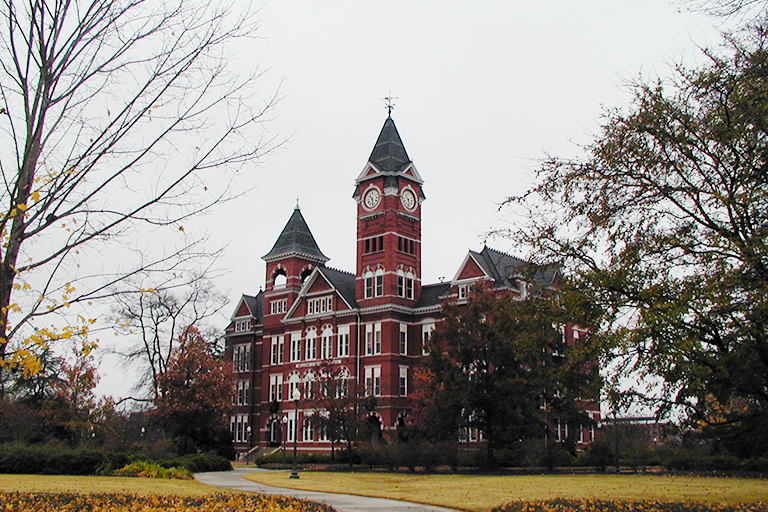
%> input picture HW6/samford.png, 768 x 512 px
$ octave hw6_script.m   (GNU Octave 9; MATLAB toolbox functions it lacks are replaced by stand-ins)
%> lines starting %> are read from the running program, lines starting %| are printed output that depends on the picture
% HW6
% Matt Boler

clc; clear all; close all
set(0, 'DefaultFigureColormap', gray(256))
%% Exercise 1

image = rgb2gray(imread('samford.png'));
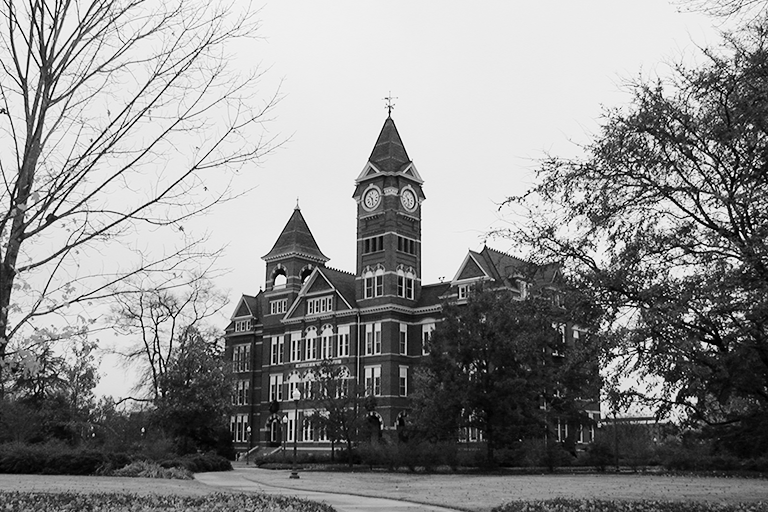
%> image: size 512x768 uint8; min 0, max 255, mean 142.9
ker = fspecial('disk', 6);

%image_F = fft2(im2double(image));
image_F = fft2(double(image));
ker_F = fft2(ker, size(image, 1), size(image, 2));
blurred_image = real(ifft2(ker_F .* image_F));
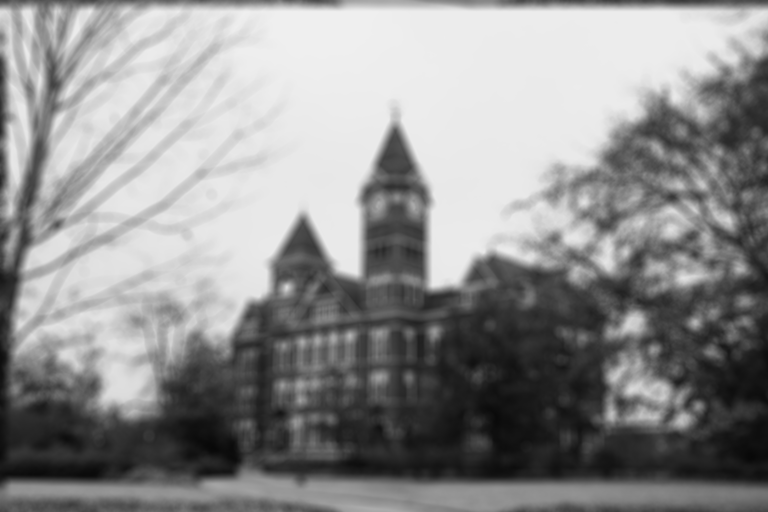
%> blurred_image: size 512x768 double; min 8.5, max 240, mean 142.9
figure(1)
imagesc(blurred_image)
title("Image blurred via FT");
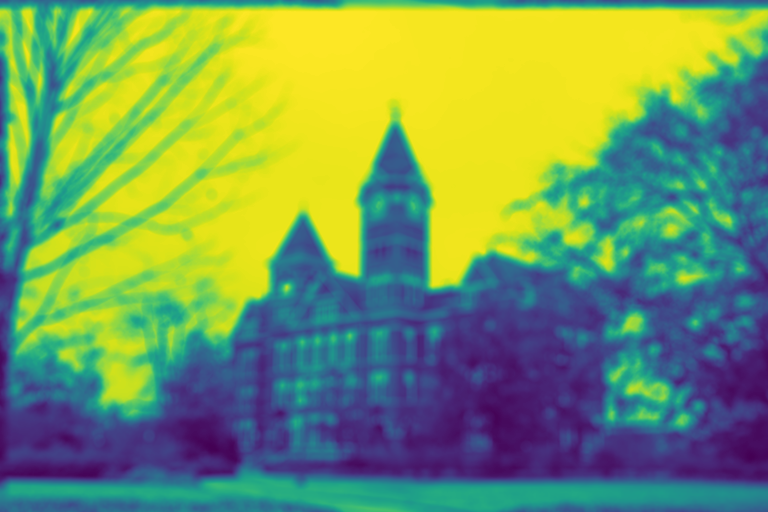
%> displayed picture: size 512x768x3, on the screen's scale of 0 to 255; mean R, G, B 117.5, 152, 93.2


%% Exercise 2

% oneliner: ker, blurred_image -> inverse filtered image

FFT_inverted = fft2(blurred_image) ./ fft2(ker, size(blurred_image, 1), size(blurred_image, 2));
inverted_image = real(ifft2(FFT_inverted));
figure(2)
imagesc(inverted_image)
title("Inverse Filtered Image")
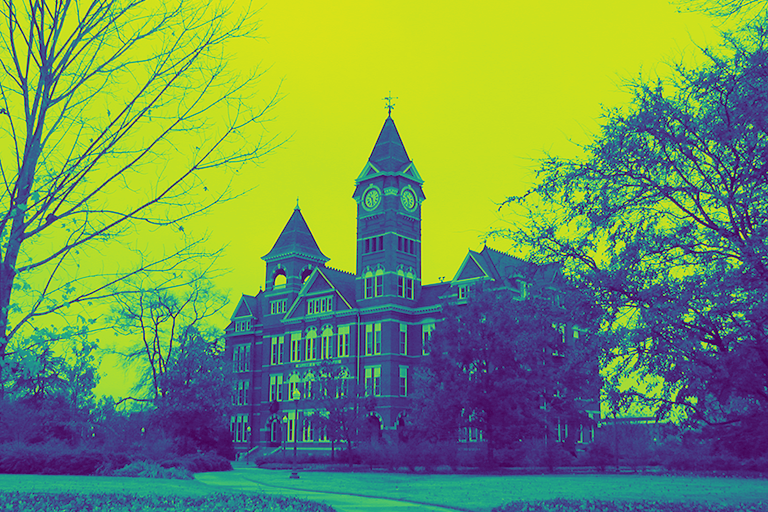
%> displayed picture: size 512x768x3, on the screen's scale of 0 to 255; mean R, G, B 115.7, 147.7, 89.1

%% Exercise 3
sigma = 5;
noise = sigma * randn(size(image));
% There has to be a better way than this...
noise_image = blurred_image + noise;
figure(4)
imagesc(noise_image)
title("Image with Noise")
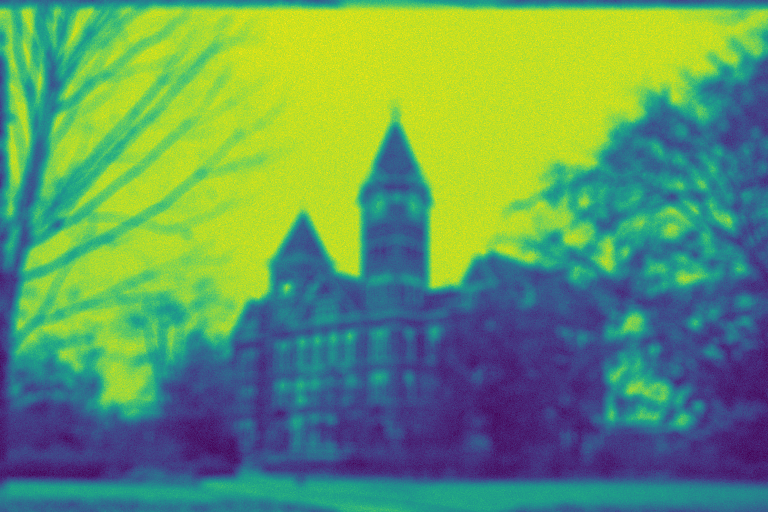
%> displayed picture: size 512x768x3, on the screen's scale of 0 to 255; mean R, G, B 98.5, 150.2, 101.2

%% Exercise 4

$ run again, with HW6/inverse_no_noise.png copied over HW6/samford.png
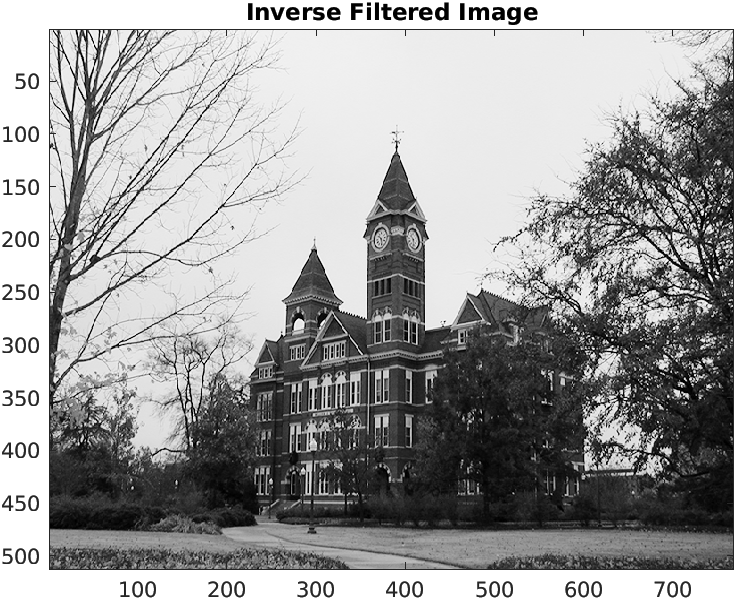
%> input picture HW6/inverse_no_noise.png, 736 x 600 px
%> `blurred_image = real(ifft2(ker_F .* image_F));`:
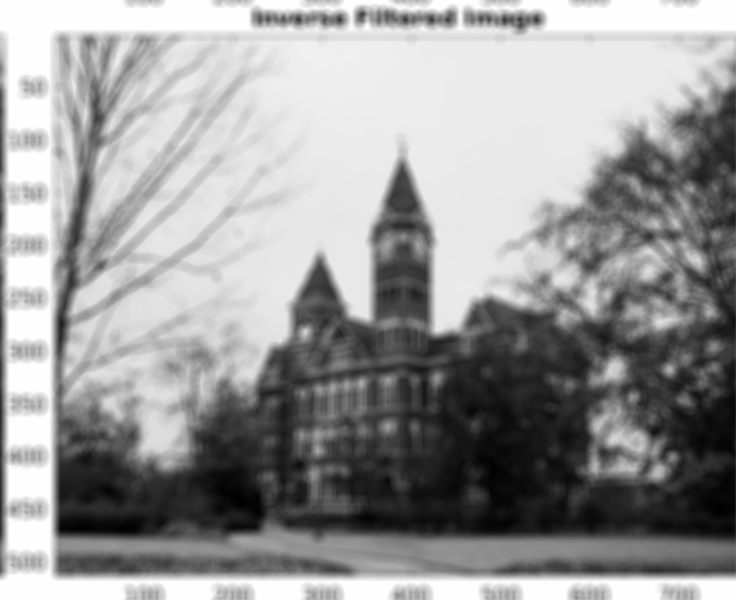
%> blurred_image: size 600x736 double; min 8.94, max 255, mean 157.3; drawn with min black and max white
%> `title("Image with Noise")`:
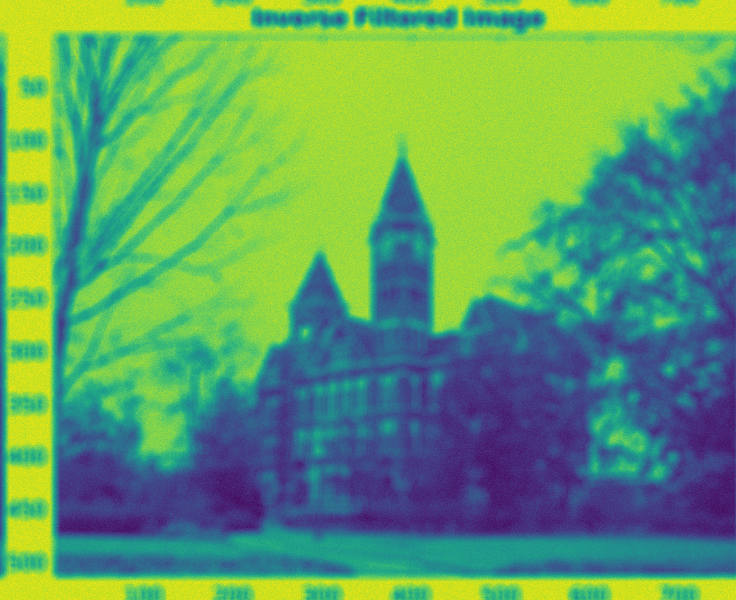
%> displayed picture: size 600x736x3, on the screen's scale of 0 to 255; mean R, G, B 96.4, 156.9, 101.9
